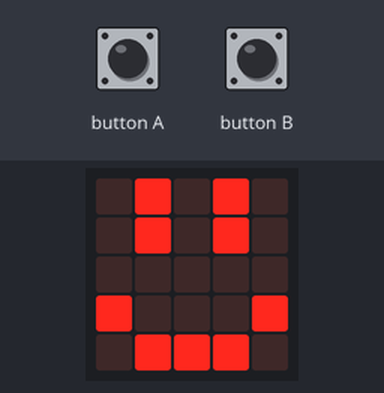
The program below on a simulated BBC micro:bit (MakeCode). Parts: the board's 5×5 LED display.

Above: at 0.1 s.
At 10.1 s:
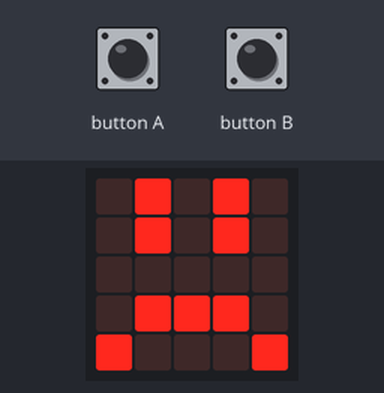
At 20.1 s:
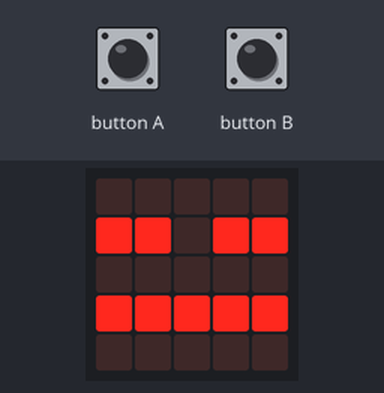

Measured:
- what the display in image 1 shows lasts 10.0 s, from 10.0 s to 20.0 s

The program:

main.ts
```typescript
input.onButtonPressed(Button.A, function () {
    if (dood == 0) {
        voeding += 5
    }
})
input.onButtonPressed(Button.B, function () {
    if (dood == 0) {
        knuffel += 5
    }
})
let dood = 0
let knuffel = 20
let voeding = 20
dood = 0
loops.everyInterval(1000, function () {
    knuffel += -1
    voeding += -1
})
basic.forever(function () {
    if (knuffel > 10 && voeding > 10) {
        basic.showLeds(`
            . # . # .
            . # . # .
            . . . . .
            # . . . #
            . # # # .
            `)
    }
    if (knuffel < 10 && knuffel > 0 && (voeding < 10 && voeding > 0)) {
        basic.showLeds(`
            . # . # .
            . # . # .
            . . . . .
            . # # # .
            # . . . #
            `)
    }
    if (knuffel < 0 && voeding < 0) {
        basic.showLeds(`
            . . . . .
            # # . # #
            . . . . .
            # # # # #
            . . . . .
            `)
        dood = 1
    }
})
```

test.ts
```typescript
// tests gaan hier; deze zal niet worden gecompileerd wanneer dit pakket wordt gebruikt als extensie.
```
